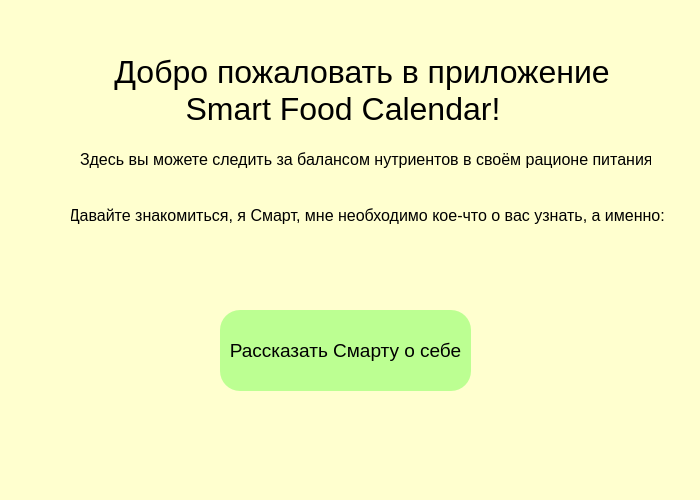
<?xml version="1.0" encoding="UTF-8"?>
<ui version="4.0">
 <class>Form</class>
 <widget class="QWidget" name="Form">
  <property name="geometry">
   <rect>
    <x>0</x>
    <y>0</y>
    <width>700</width>
    <height>500</height>
   </rect>
  </property>
  <property name="windowTitle">
   <string>Смарт</string>
  </property>
  <property name="windowIcon">
   <iconset resource="file.qrc">
    <normaloff>:/newPrefix/ico/bowl.ico</normaloff>:/newPrefix/ico/bowl.ico</iconset>
  </property>
  <property name="styleSheet">
   <string notr="true">background-color: rgb(255, 255, 207);
</string>
  </property>
  <widget class="QLabel" name="label">
   <property name="geometry">
    <rect>
     <x>70</x>
     <y>40</y>
     <width>571</width>
     <height>101</height>
    </rect>
   </property>
   <property name="font">
    <font>
     <pointsize>24</pointsize>
    </font>
   </property>
   <property name="text">
    <string>     Добро пожаловать в приложение
             Smart Food Calendar!</string>
   </property>
  </widget>
  <widget class="QLabel" name="label_2">
   <property name="geometry">
    <rect>
     <x>80</x>
     <y>150</y>
     <width>571</width>
     <height>19</height>
    </rect>
   </property>
   <property name="font">
    <font>
     <pointsize>12</pointsize>
    </font>
   </property>
   <property name="text">
    <string>Здесь вы можете следить за балансом нутриентов в своём рационе питания.</string>
   </property>
  </widget>
  <widget class="QLabel" name="label_3">
   <property name="geometry">
    <rect>
     <x>20</x>
     <y>190</y>
     <width>671</width>
     <height>51</height>
    </rect>
   </property>
   <property name="font">
    <font>
     <pointsize>12</pointsize>
    </font>
   </property>
   <property name="text">
    <string>           Давайте знакомиться, я Смарт, мне необходимо кое-что о вас узнать, а именно:</string>
   </property>
  </widget>
  <widget class="QLabel" name="label_4">
   <property name="geometry">
    <rect>
     <x>30</x>
     <y>190</y>
     <width>41</width>
     <height>41</height>
    </rect>
   </property>
   <property name="styleSheet">
    <string notr="true">background-image: url(:/newPrefix/smart.png);</string>
   </property>
   <property name="text">
    <string/>
   </property>
  </widget>
  <widget class="QPushButton" name="pushButton">
   <property name="geometry">
    <rect>
     <x>220</x>
     <y>310</y>
     <width>251</width>
     <height>81</height>
    </rect>
   </property>
   <property name="font">
    <font>
     <pointsize>14</pointsize>
    </font>
   </property>
   <property name="cursor">
    <cursorShape>PointingHandCursor</cursorShape>
   </property>
   <property name="styleSheet">
    <string notr="true">QPushButton {
    background-color: rgb(188, 255, 146);
    border-radius: 20px;
  
}
QPushButton:hover {
    background: green; 
}
QPushButton:pressed {
    background: dark;
}</string>
   </property>
   <property name="text">
    <string>Рассказать Смарту о себе</string>
   </property>
  </widget>
 </widget>
 <resources>
  <include location="file.qrc"/>
 </resources>
 <connections/>
</ui>
